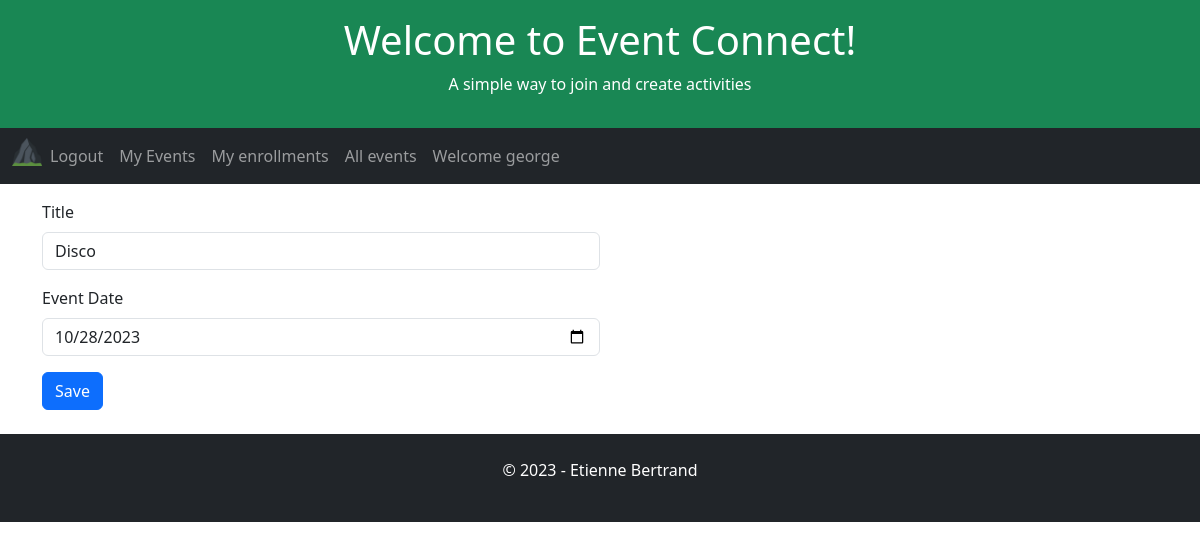
The app's page /event/6 (signed in), older data.
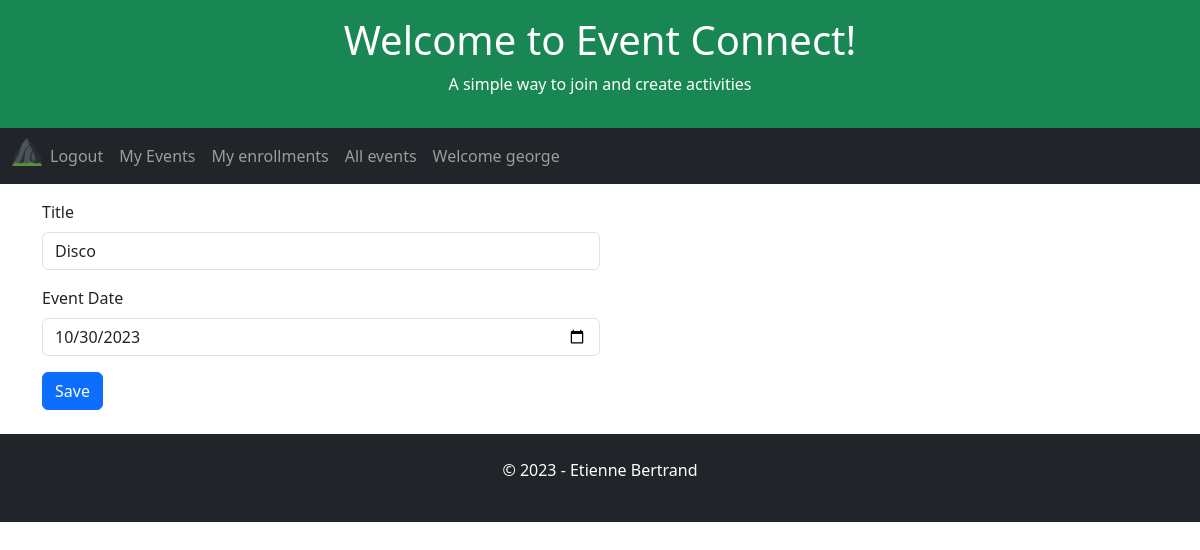
The same page, newer data.
### app/models.py (models this page shows, shortened)
class Event(db.Model):
    id = db.Column(db.Integer, primary_key=True)
    user_id = db.Column(db.Integer, db.ForeignKey('user.id', name='fk_event_user'), nullable=False)
    title = db.Column(db.String(255), nullable=False)
    date = db.Column(db.DateTime, index=True, default=datetime.utcnow)

### app/routes.py (the view)
@app.route('/event', methods=['POST', 'GET'])
@app.route('/event/<event_id>', methods=['POST', 'GET'])
@login_required
def event(event_id=0):
    global appName, appSlogan, appTitle, db
    form = EventForm()
    form_data = request.form
    print(request)
    if request.method == 'POST':
        if event_id == 0 and form_data['eventMethod'] != 'delete':
            print('je insert')
            new_event = Event(title=form.title.data, date=datetime.strptime((request.form['date']), '%Y-%m-%d'), user_id=current_user.id)
            db.session.add(new_event)
            db.session.commit()
            flash('Event created successfully!', 'success')
            return redirect('/user-events')
        elif form_data['eventMethod'] == 'delete':
            print('je delete')
            event_id_to_delete = form_data['theEventId']
            event_to_delete = Event.query.filter(Event.id == event_id_to_delete).first()
            enrollments_to_delete = Enrollment.query.filter(Enrollment.event_id == event_id_to_delete ).all()
            for enrollment in enrollments_to_delete:
                db.session.delete(enrollment)
                db.session.commit()
            db.session.delete(event_to_delete)
            db.session.commit()
            return redirect('/user-events')
        elif event_id != 0:
            print('je update')
            form = Event.query.get(event_id)
            print(request.form)
            form.title = (request.form['title'])
            form.date = datetime.strptime((request.form['date']), '%Y-%m-%d')
            print(request.form['title'])
            db.session.commit()
            return redirect('/user-events')
    elif request.method == 'GET':
        if event_id == 0:
            print('je get ajout')
        else:
            print('je get update' + str(event_id))
            currentEvent = db.session.query(
            Event.user_id,
            Event.id,
            Event.date,
            Event.title,
            ).filter(
            Event.id == event_id
            ).first()
            form.title.data = currentEvent.title
            form.date.data = currentEvent.date
            print(currentEvent)
            print(currentEvent.date)
        return render_template('event.html',appName=appName, appTitle=appTitle, appSlogan=appSlogan, form=form)

### app/forms.py
class EventForm(FlaskForm):
    title = StringField('Title', validators=[DataRequired()])
    date = DateField('Event Date', format='%m/%d/%Y', validators=[DataRequired()])
    submit = SubmitField('Created')

### app/models.py (called while the page is built)
@login.user_loader
def load_user(id):
    return User.query.get(int(id))

### app/templates/event.html (shortened to what this page needs)
{% extends "home.html" %}
{% block content %}
<form action="" method="post">
    <div class="mb-3 mt-3 w-50">
        {{ form.title.label(class_='form-label') }}
        {{ form.title(size=32, class_='form-control', placeholder='Enter title') }}
    </div>
    <div class="mb-3 mt-3 w-50">
        {{ form.date.label(class_='form-label') }}
        {{ form.date(size=32, class_='form-control', placeholder='Enter date') }}
    </div>
    <button type="submit" name="submit" class="btn btn-primary" value="Sign In">Save</button>
</form>
{% endblock %}

Row changes from the older to the newer data that the page shows:
changed Event "Disco": date "10/28/2023" → "10/30/2023"
